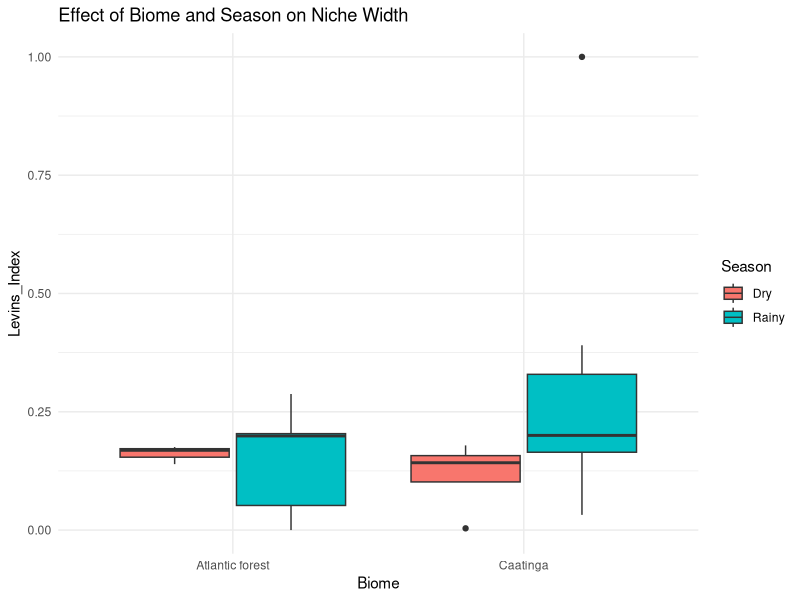

Here is the R script that generated this plot:
library(readxl)
data_bp <- read_excel("data_bp.xlsx")
View(data_bp)
Biome <-  data_bp$Biome
Levins_index <- data_bp$Levins_index
Season <- data_bp$Season
Rainfall <- data_bp$Rainfall
library(ggplot2)
View(data_bp)

#STAT ANALYSIS FOR THE NICHE WIDTH DEPENDENCE ON SEASON AND BIOME QUESTION
anova(lm(Levins_index~Biome)) 
anova(lm(Levins_index~Biome*Season))
anova(lm(Levins_index ~ Rainfall + Biome))

#Boxplot FOR THE ANOVA(NB~SB)
ggplot(data_bp, aes(x = Biome, y = Levins_index, fill = Season)) +
  geom_boxplot(position = position_dodge(0.8)) +
  labs(
    y = "Levins_Index",
    x = "Biome",
    title = "Effect of Biome and Season on Niche Width"
  ) +
  theme_minimal()
